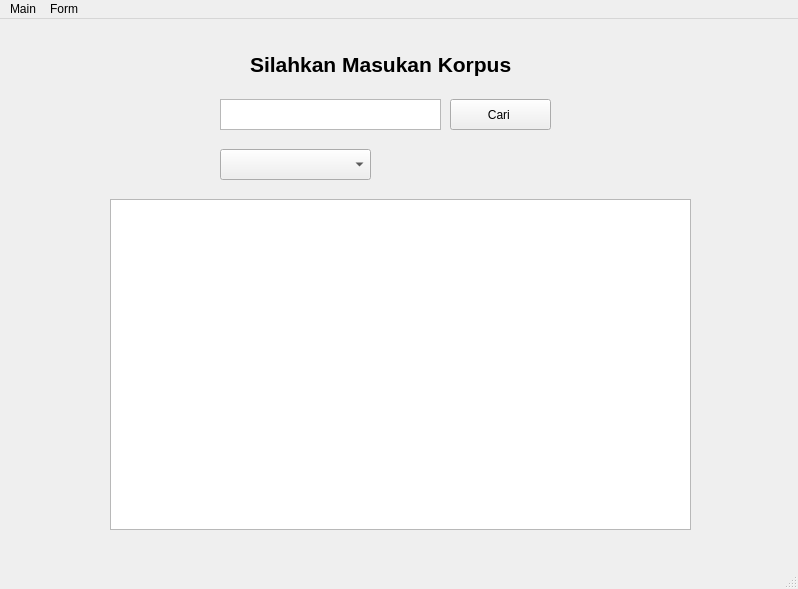
<?xml version="1.0" encoding="UTF-8"?>
<ui version="4.0">
 <class>MainWindow</class>
 <widget class="QMainWindow" name="MainWindow">
  <property name="geometry">
   <rect>
    <x>0</x>
    <y>0</y>
    <width>798</width>
    <height>589</height>
   </rect>
  </property>
  <property name="windowTitle">
   <string>MainWindow</string>
  </property>
  <widget class="QWidget" name="centralwidget">
   <widget class="QPushButton" name="pushButton">
    <property name="geometry">
     <rect>
      <x>450</x>
      <y>80</y>
      <width>101</width>
      <height>31</height>
     </rect>
    </property>
    <property name="text">
     <string>Cari </string>
    </property>
   </widget>
   <widget class="QLabel" name="label">
    <property name="geometry">
     <rect>
      <x>250</x>
      <y>10</y>
      <width>291</width>
      <height>71</height>
     </rect>
    </property>
    <property name="text">
     <string>&lt;html&gt;&lt;head/&gt;&lt;body&gt;&lt;p&gt;&lt;span style=&quot; font-size:16pt; font-weight:600;&quot;&gt;Silahkan Masukan Korpus&lt;/span&gt;&lt;/p&gt;&lt;/body&gt;&lt;/html&gt;</string>
    </property>
   </widget>
   <widget class="QTextEdit" name="textEdit">
    <property name="geometry">
     <rect>
      <x>220</x>
      <y>80</y>
      <width>221</width>
      <height>31</height>
     </rect>
    </property>
   </widget>
   <widget class="QComboBox" name="comboBox">
    <property name="geometry">
     <rect>
      <x>220</x>
      <y>130</y>
      <width>151</width>
      <height>31</height>
     </rect>
    </property>
   </widget>
   <widget class="QTableWidget" name="tableWidget">
    <property name="geometry">
     <rect>
      <x>110</x>
      <y>180</y>
      <width>581</width>
      <height>331</height>
     </rect>
    </property>
   </widget>
  </widget>
  <widget class="QMenuBar" name="menubar">
   <property name="geometry">
    <rect>
     <x>0</x>
     <y>0</y>
     <width>798</width>
     <height>21</height>
    </rect>
   </property>
   <widget class="QMenu" name="menuInput">
    <property name="title">
     <string>Main</string>
    </property>
    <addaction name="actionHome"/>
    <addaction name="actionRingkasan"/>
    <addaction name="actionDaftar_Kata_2"/>
   </widget>
   <widget class="QMenu" name="menuInput_2">
    <property name="title">
     <string>Form</string>
    </property>
    <addaction name="actionInput"/>
   </widget>
   <addaction name="menuInput"/>
   <addaction name="menuInput_2"/>
  </widget>
  <widget class="QStatusBar" name="statusbar"/>
  <action name="actionDaftar_Kata">
   <property name="text">
    <string>Daftar Kata</string>
   </property>
  </action>
  <action name="actionInput">
   <property name="text">
    <string>Input</string>
   </property>
  </action>
  <action name="actionHome">
   <property name="text">
    <string>Home</string>
   </property>
  </action>
  <action name="actionRingkasan">
   <property name="text">
    <string>Ringkasan</string>
   </property>
  </action>
  <action name="actionDaftar_Kata_2">
   <property name="text">
    <string>Daftar Kata</string>
   </property>
  </action>
 </widget>
 <resources/>
 <connections/>
</ui>
